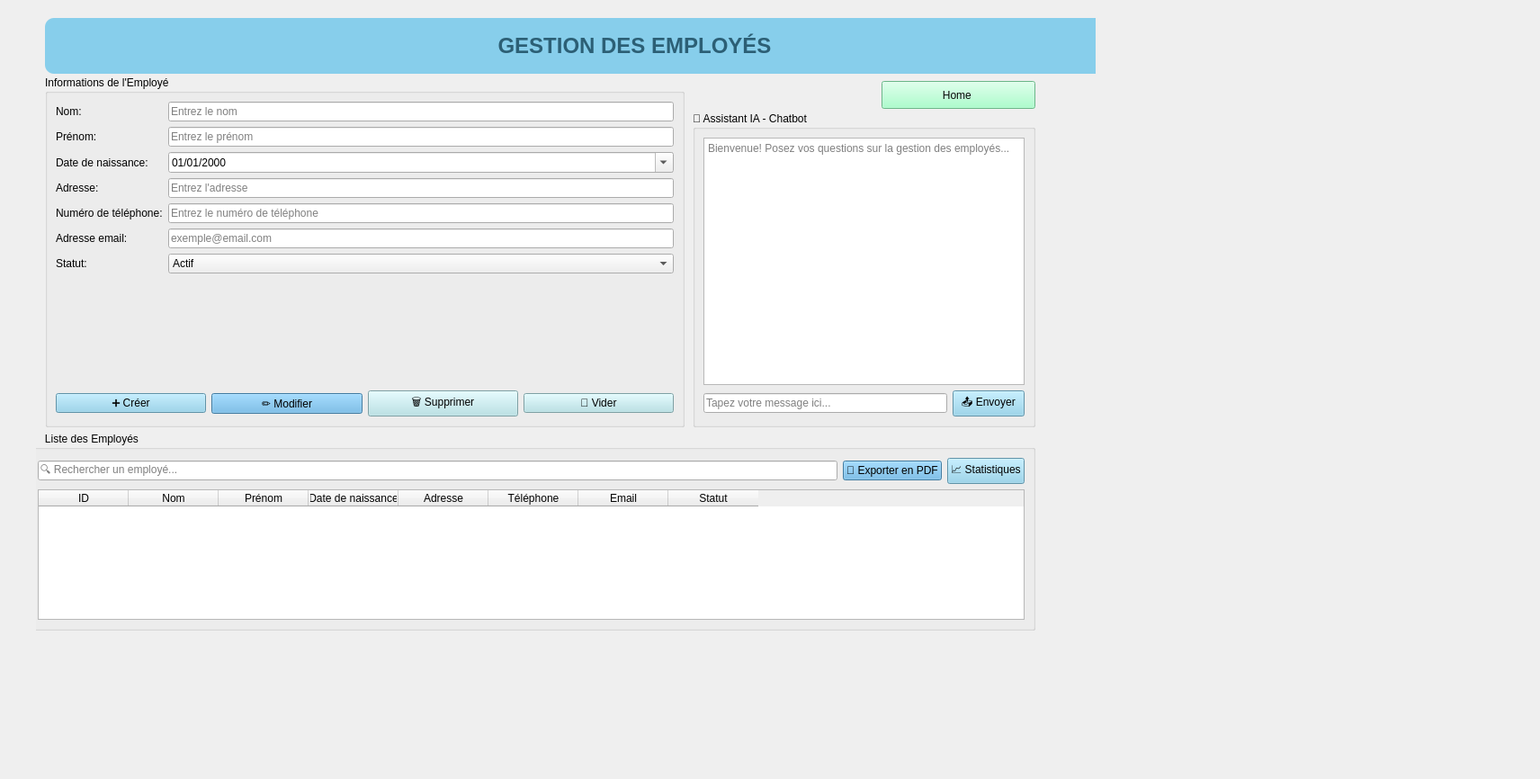
<?xml version="1.0" encoding="UTF-8"?>
<ui version="4.0">
 <class>gestionemploye</class>
 <widget class="QWidget" name="gestionemploye">
  <property name="geometry">
   <rect>
    <x>0</x>
    <y>0</y>
    <width>1712</width>
    <height>866</height>
   </rect>
  </property>
  <property name="windowTitle">
   <string>Form</string>
  </property>
  <widget class="QStackedWidget" name="stackedWidget">
   <property name="geometry">
    <rect>
     <x>40</x>
     <y>10</y>
     <width>1178</width>
     <height>831</height>
    </rect>
   </property>
   <property name="currentIndex">
    <number>0</number>
   </property>
   <widget class="QWidget" name="page_3">
    <widget class="QLabel" name="lblTitle">
     <property name="geometry">
      <rect>
       <x>10</x>
       <y>10</y>
       <width>1311</width>
       <height>62</height>
      </rect>
     </property>
     <property name="styleSheet">
      <string notr="true">font-size: 24px; font-weight: bold; color: #2C5F75; padding: 15px; background-color: #87CEEB; border-radius: 10px;</string>
     </property>
     <property name="text">
      <string>GESTION DES EMPLOYÉS</string>
     </property>
     <property name="alignment">
      <set>Qt::AlignmentFlag::AlignCenter</set>
     </property>
    </widget>
    <widget class="QGroupBox" name="groupBoxTableau">
     <property name="geometry">
      <rect>
       <x>-10</x>
       <y>470</y>
       <width>1121</width>
       <height>221</height>
      </rect>
     </property>
     <property name="title">
      <string>      Liste des Employés</string>
     </property>
     <layout class="QVBoxLayout" name="verticalLayout_5">
      <item>
       <layout class="QHBoxLayout" name="horizontalLayout_5">
        <item>
         <widget class="QLineEdit" name="txtRecherche_2">
          <property name="placeholderText">
           <string>🔍 Rechercher un employé...</string>
          </property>
         </widget>
        </item>
        <item>
         <widget class="QPushButton" name="btnExporterPDF_2">
          <property name="styleSheet">
           <string notr="true">background-color: #5DADE2;</string>
          </property>
          <property name="text">
           <string>📄 Exporter en PDF</string>
          </property>
         </widget>
        </item>
        <item>
         <widget class="QPushButton" name="btnStatistiques_2">
          <property name="styleSheet">
           <string notr="true">background-color: #87CEEB;</string>
          </property>
          <property name="text">
           <string>📈 Statistiques</string>
          </property>
         </widget>
        </item>
       </layout>
      </item>
      <item>
       <widget class="QTableWidget" name="tableEmployes_2">
        <property name="alternatingRowColors">
         <bool>true</bool>
        </property>
        <property name="selectionBehavior">
         <enum>QAbstractItemView::SelectionBehavior::SelectRows</enum>
        </property>
        <property name="sortingEnabled">
         <bool>true</bool>
        </property>
        <column>
         <property name="text">
          <string>ID</string>
         </property>
        </column>
        <column>
         <property name="text">
          <string>Nom</string>
         </property>
        </column>
        <column>
         <property name="text">
          <string>Prénom</string>
         </property>
        </column>
        <column>
         <property name="text">
          <string>Date de naissance</string>
         </property>
        </column>
        <column>
         <property name="text">
          <string>Adresse</string>
         </property>
        </column>
        <column>
         <property name="text">
          <string>Téléphone</string>
         </property>
        </column>
        <column>
         <property name="text">
          <string>Email</string>
         </property>
        </column>
        <column>
         <property name="text">
          <string>Statut</string>
         </property>
        </column>
       </widget>
      </item>
     </layout>
    </widget>
    <widget class="QGroupBox" name="groupBoxChatbot_2">
     <property name="geometry">
      <rect>
       <x>730</x>
       <y>114</y>
       <width>381</width>
       <height>351</height>
      </rect>
     </property>
     <property name="title">
      <string>🤖 Assistant IA - Chatbot</string>
     </property>
     <layout class="QVBoxLayout" name="verticalLayout_7">
      <item>
       <widget class="QTextEdit" name="txtChatDisplay_2">
        <property name="readOnly">
         <bool>true</bool>
        </property>
        <property name="placeholderText">
         <string>Bienvenue! Posez vos questions sur la gestion des employés...</string>
        </property>
       </widget>
      </item>
      <item>
       <layout class="QHBoxLayout" name="horizontalLayout_8">
        <item>
         <widget class="QLineEdit" name="txtChatInput_2">
          <property name="placeholderText">
           <string>Tapez votre message ici...</string>
          </property>
         </widget>
        </item>
        <item>
         <widget class="QPushButton" name="btnEnvoyer_2">
          <property name="styleSheet">
           <string notr="true">background-color: #87CEEB;</string>
          </property>
          <property name="text">
           <string>📤 Envoyer</string>
          </property>
         </widget>
        </item>
       </layout>
      </item>
     </layout>
    </widget>
    <widget class="QGroupBox" name="groupBoxFormulaire_2">
     <property name="geometry">
      <rect>
       <x>10</x>
       <y>74</y>
       <width>711</width>
       <height>391</height>
      </rect>
     </property>
     <property name="title">
      <string>Informations de l'Employé</string>
     </property>
     <layout class="QVBoxLayout" name="verticalLayout_6">
      <item>
       <layout class="QFormLayout" name="formLayout_2">
        <item row="0" column="0">
         <widget class="QLabel" name="lblNom_2">
          <property name="text">
           <string>Nom:</string>
          </property>
         </widget>
        </item>
        <item row="0" column="1">
         <widget class="QLineEdit" name="txtNom_2">
          <property name="placeholderText">
           <string>Entrez le nom</string>
          </property>
         </widget>
        </item>
        <item row="1" column="0">
         <widget class="QLabel" name="lblPrenom_2">
          <property name="text">
           <string>Prénom:</string>
          </property>
         </widget>
        </item>
        <item row="1" column="1">
         <widget class="QLineEdit" name="txtPrenom_2">
          <property name="placeholderText">
           <string>Entrez le prénom</string>
          </property>
         </widget>
        </item>
        <item row="2" column="0">
         <widget class="QLabel" name="lblDateNaissance_2">
          <property name="text">
           <string>Date de naissance:</string>
          </property>
         </widget>
        </item>
        <item row="2" column="1">
         <widget class="QDateEdit" name="dateNaissance_2">
          <property name="displayFormat">
           <string>dd/MM/yyyy</string>
          </property>
          <property name="calendarPopup">
           <bool>true</bool>
          </property>
         </widget>
        </item>
        <item row="3" column="0">
         <widget class="QLabel" name="lblAdresse_2">
          <property name="text">
           <string>Adresse:</string>
          </property>
         </widget>
        </item>
        <item row="3" column="1">
         <widget class="QLineEdit" name="txtAdresse_2">
          <property name="placeholderText">
           <string>Entrez l'adresse</string>
          </property>
         </widget>
        </item>
        <item row="4" column="0">
         <widget class="QLabel" name="lblTelephone_2">
          <property name="text">
           <string>Numéro de téléphone:</string>
          </property>
         </widget>
        </item>
        <item row="4" column="1">
         <widget class="QLineEdit" name="txtTelephone_2">
          <property name="placeholderText">
           <string>Entrez le numéro de téléphone</string>
          </property>
         </widget>
        </item>
        <item row="5" column="0">
         <widget class="QLabel" name="lblEmail_2">
          <property name="text">
           <string>Adresse email:</string>
          </property>
         </widget>
        </item>
        <item row="5" column="1">
         <widget class="QLineEdit" name="txtEmail_2">
          <property name="placeholderText">
           <string>exemple@email.com</string>
          </property>
         </widget>
        </item>
        <item row="6" column="0">
         <widget class="QLabel" name="lblStatut_2">
          <property name="text">
           <string>Statut:</string>
          </property>
         </widget>
        </item>
        <item row="6" column="1">
         <widget class="QComboBox" name="comboStatut_2">
          <item>
           <property name="text">
            <string>Actif</string>
           </property>
          </item>
          <item>
           <property name="text">
            <string>Inactif</string>
           </property>
          </item>
          <item>
           <property name="text">
            <string>En congé</string>
           </property>
          </item>
         </widget>
        </item>
       </layout>
      </item>
      <item>
       <layout class="QHBoxLayout" name="horizontalLayout_7">
        <item>
         <widget class="QPushButton" name="btnAjouter_2">
          <property name="styleSheet">
           <string notr="true">background-color: #87CEEB;</string>
          </property>
          <property name="text">
           <string>➕ Créer</string>
          </property>
         </widget>
        </item>
        <item>
         <widget class="QPushButton" name="btnModifier_2">
          <property name="styleSheet">
           <string notr="true">background-color: #5DADE2;</string>
          </property>
          <property name="text">
           <string>✏️ Modifier</string>
          </property>
         </widget>
        </item>
        <item>
         <widget class="QPushButton" name="btnSupprimer_2">
          <property name="styleSheet">
           <string notr="true">background-color: #B0E0E6;</string>
          </property>
          <property name="text">
           <string>🗑️ Supprimer</string>
          </property>
         </widget>
        </item>
        <item>
         <widget class="QPushButton" name="btnVider_2">
          <property name="styleSheet">
           <string notr="true">background-color: #B0E0E6;</string>
          </property>
          <property name="text">
           <string>🔄 Vider</string>
          </property>
         </widget>
        </item>
       </layout>
      </item>
     </layout>
    </widget>
    <widget class="QPushButton" name="pushButton">
     <property name="geometry">
      <rect>
       <x>940</x>
       <y>80</y>
       <width>171</width>
       <height>31</height>
      </rect>
     </property>
     <property name="styleSheet">
      <string notr="true">background-color: rgb(148, 255, 191);
color: rgb(7, 7, 7);</string>
     </property>
     <property name="text">
      <string>Home </string>
     </property>
    </widget>
   </widget>
  </widget>
 </widget>
 <resources/>
 <connections/>
</ui>
